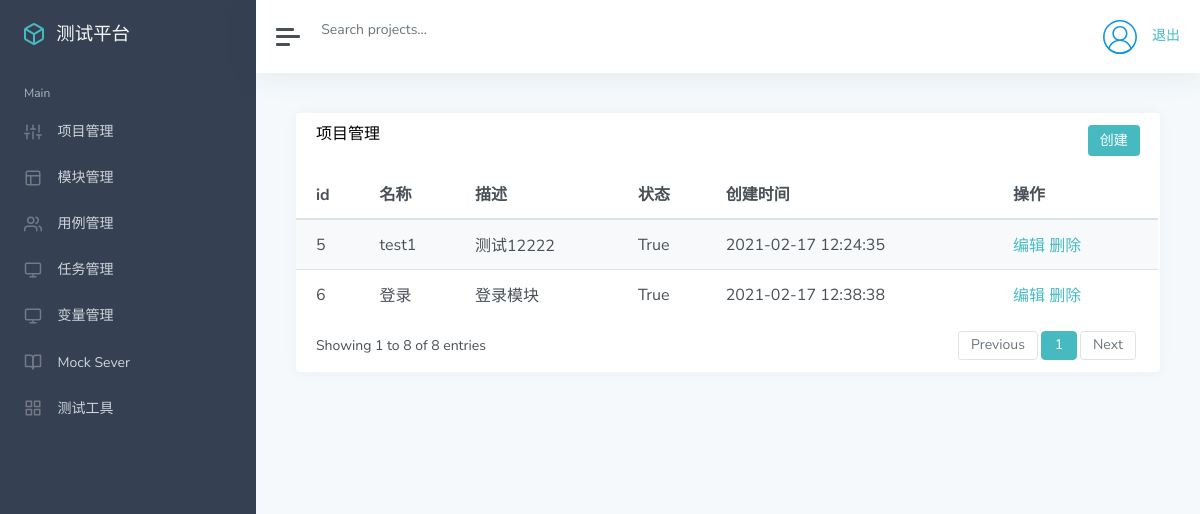
Page /manage/ (signed in) on the committed database.
### app_manage/models.py (models this page shows, shortened)
class Project(models.Model):
    project_name = models.CharField("项目名称", max_length=100, null=False, default="")
    project_describe = models.TextField("项目描述", default="")
    project_status = models.BooleanField("项目状态", default=True)
    update_time = models.DateTimeField("更新时间", auto_now=True)
    create_time = models.DateTimeField("创建时间", auto_now_add=True)

### app_manage/views/project_view.py (the view)
# urls.py: path('', project_view.list_project),
@login_required
def list_project(request):
    username = request.COOKIES.get('user', '')
    project_list = Project.objects.all()
    return render(request, "project/list.html", {"projects": project_list, "user": username})

### templates/project/list.html (shortened to what this page needs)
{% extends "manage.html" %}
{% block manage %}
<div class="card flex-fill">
    <div class="card-header">
        <h5 class="card-title mb-0" style="float:left">项目管理</h5>
        <button onclick="add()" type="button" class="btn btn-primary" style="float:right">创建</button>
    </div>
    <div id="datatables-dashboard-traffic_wrapper" class="dataTables_wrapper dt-bootstrap4 no-footer">
        <div class="row">
            <div class="col-sm-12">
                <table id="datatables-dashboard-traffic" class="table table-striped my-0 dataTable no-footer"
                    role="grid" aria-describedby="datatables-dashboard-traffic_info">
                    <thead>
                        <tr role="row">
                            <th>id</th>
                            <th>名称</th>
                            <th>描述</th>
                            <th>状态</th>
                            <th>创建时间</th>
                            <th>操作</th>
                        </tr>
                    </thead>
                    <tbody>
                        {% for p in projects %}
                        <tr role="row" class="odd">
                            <td>{{ p.id }}</td>
                            <td>{{ p.project_name }}</td>
                            <td>{{ p.project_describe }}</td>
                            <td>{{ p.project_status }}</td>
                            <td>{{ p.create_time |date:"Y-m-d H:i:s"}}</td>
                            <td>
                                <a href="/manage/project_edit/{{p.id}}/">编辑</a>
                                <a href="/manage/project_delete/{{p.id}}/">删除</a>
                            </td>
                        </tr>
                        {% endfor %}
                    </tbody>
                </table>
            </div>
        </div>
        <div class="row">
            <div class="col-sm-12 col-md-5">
                <div class="dataTables_info" id="datatables-dashboard-traffic_info" role="status" aria-live="polite">
                    Showing 1 to 8 of 8 entries
                </div>
            </div>
            <div class="col-sm-12 col-md-7">
                <div class="dataTables_paginate paging_simple_numbers" id="datatables-dashboard-traffic_paginate">
                    <ul class="pagination">
                        <li class="paginate_button page-item previous disabled"
                            id="datatables-dashboard-traffic_previous">
                            <a href="#" aria-controls="datatables-dashboard-traffic" data-dt-idx="0" tabindex="0"
                                class="page-link">Previous</a>
                        </li>
                        <li class="paginate_button page-item active">
                            <a href="#" aria-controls="datatables-dashboard-traffic" data-dt-idx="1" tabindex="0"
                                class="page-link">1</a>
                        </li>
                        <li class="paginate_button page-item next disabled" id="datatables-dashboard-traffic_next">
                            <a href="#" aria-controls="datatables-dashboard-traffic" data-dt-idx="2" tabindex="0"
                                class="page-link">Next</a>
                        </li>
                    </ul>
                </div>
            </div>
        </div>
    </div>
</div>
{% endblock %}

### templates/manage.html (shortened to what this page needs)
{% extends "base.html" %}
{% block base %}
<div class="wrapper">
    <nav id="sidebar" class="sidebar">
        <div class="sidebar-content ">
            <a class="sidebar-brand" href="index.html">
                <span class="align-middle">测试平台</span>
            </a>
            <ul class="sidebar-nav">
                <li class="sidebar-header">
                    Main
                </li>
                <li class="sidebar-item">
                    <a href="/manage/project_list/" class="sidebar-link" aria-expanded="true">
                        <span class="align-middle">项目管理</span>
                    </a>
                </li>
                <li class="sidebar-item">
                    <a href="/manage/module_list/" class="sidebar-link collapsed">
                        <span class="align-middle">模块管理</span>
                    </a>
                </li>
                <li class="sidebar-item">
                    <a href="/case/" class="sidebar-link collapsed">
                        <span class="align-middle">用例管理</span>
                    </a>
                </li>
                <li class="sidebar-item">
                    <a href="/task/" class="sidebar-link collapsed">
                        <span class="align-middle">任务管理</span>
                    </a>
                </li>
                <li class="sidebar-item">
                    <a href="/variable/" class="sidebar-link collapsed">
                        <span class="align-middle">变量管理</span>
                    </a>
                </li>
                <li class="sidebar-item">
                    <a href="#documentation" class="sidebar-link collapsed">
                        <span class="align-middle">Mock Sever</span>
                    </a>
                </li>
                <li class="sidebar-item">
                    <a href="#ui" class="sidebar-link collapsed">
                        <span class="align-middle">测试工具</span>
                    </a>
                </li>
            </ul>
        </div>
    </nav>
    <div class="main">
        <nav class="navbar navbar-expand navbar-light bg-white">
            <a class="sidebar-toggle d-flex mr-2">
                <i class="hamburger align-self-center"></i>
            </a>
            <form class="form-inline d-none d-sm-inline-block">
                <input class="form-control form-control-no-border mr-sm-2" type="text" placeholder="Search projects..."
                       aria-label="Search">
            </form>
            <div class="navbar-collapse collapse">
                <ul class="navbar-nav ml-auto">
                    <li class="nav-item dropdown">
                        <a class="nav-link d-none d-sm-inline-block" href="#" data-toggle="dropdown">
                            <img src="/static/img/user.svg" class="avatar img-fluid rounded-circle mr-1"
                                 alt="Chris Wood">
                            <a href="/logout/">退出</a>
                        </a>
                    </li>
                </ul>
            </div>
        </nav>
        <main class="content">
            <div class="container-fluid p-0">
                {% block manage %}
                {% endblock %}
            </div>
        </main>
    </div>
</div>
{% endblock %}

### templates/base.html (shortened to what this page needs)
<html>
<head>
    <link href="/static/css/theme.css" rel='stylesheet' type='text/css' />
    <link href="/static/css/classic.css" rel='stylesheet' type='text/css' />
</head>
<body>
{% block base %}{% endblock %}
</body>
</html>

### rows in the picture
Project: id "5", project_name "test1", project_describe "测试12222", project_status "True", create_time "2021-02-17 12:24:35"
Project: id "6", project_name "登录", project_describe "登录模块", project_status "True", create_time "2021-02-17 12:38:38"
